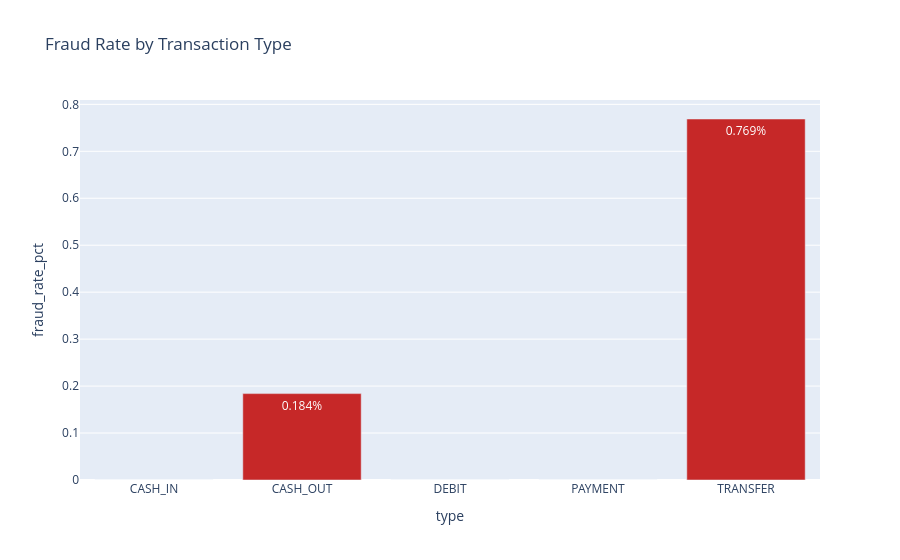

The cell this chart's notebook holds for it:
### Code cell
px.bar(
    type_summary,
    x="type",
    y="fraud_rate_pct",
    text=type_summary["fraud_rate_pct"].map(lambda value: f"{value:.3f}%"),
    title="Fraud Rate by Transaction Type",
    color_discrete_sequence=[APPROVED_PALETTE["risk_red"]],
)

### Figure 1 — Plotly figure (JSON) as saved in the notebook; plotly's stock layout.template omitted (floating-point values rounded to 4 significant figures)
{"data": [{"hovertemplate": "type=%{x}<br>fraud_rate_pct=%{y}<br>text=%{text}<extra></extra>", "legendgroup": "", "marker": {"color": "#C62828", "pattern": {"shape": ""}}, "name": "", "orientation": "v", "showlegend": false, "text": ["0.000%", "0.184%", "0.000%", "0.000%", "0.769%"], "textposition": "auto", "type": "bar", "x": ["CASH_IN", "CASH_OUT", "DEBIT", "PAYMENT", "TRANSFER"], "xaxis": "x", "y": [0.0, 0.184, 0.0, 0.0, 0.7688], "yaxis": "y"}], "layout": {"barmode": "relative", "legend": {"tracegroupgap": 0}, "title": {"text": "Fraud Rate by Transaction Type"}, "xaxis": {"anchor": "y", "domain": [0, 1], "title": {"text": "type"}}, "yaxis": {"anchor": "x", "domain": [0, 1], "title": {"text": "fraud_rate_pct"}}}}
